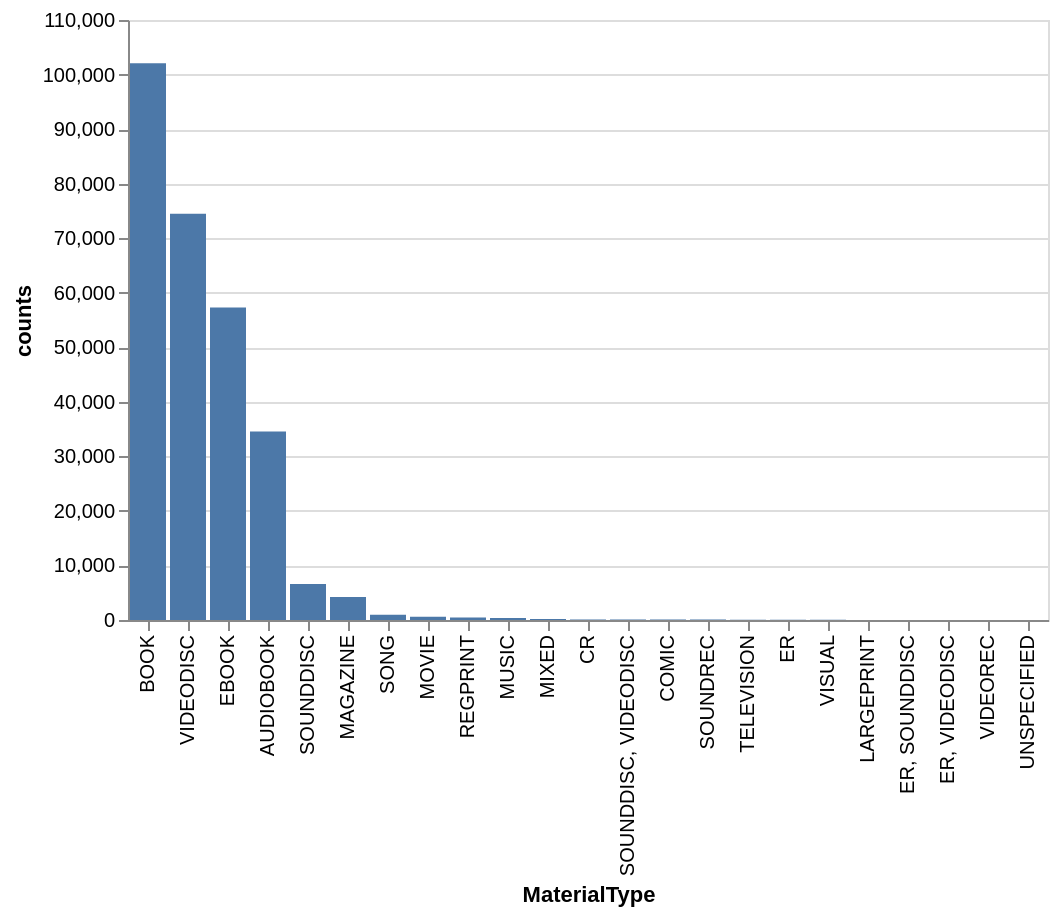

Source (notebook cell):
### Code cell
source = seattle_df['MaterialType'].value_counts().rename_axis('MaterialType').reset_index(name='counts')
alt.Chart(source).mark_bar().encode(
    x=alt.X('MaterialType', sort='-y'),
    y='counts'
)

### Figure 1 — Vega-Lite specification as saved in the notebook (floating-point values rounded to 4 significant figures)
{"config": {"view": {"continuousWidth": 300, "continuousHeight": 300}}, "data": {"name": "data-968481b684d5dfeb3cc118200e184fc7"}, "mark": {"type": "bar"}, "encoding": {"x": {"field": "MaterialType", "sort": "-y", "type": "nominal"}, "y": {"field": "counts", "type": "quantitative"}}, "$schema": "https://vega.github.io/schema/vega-lite/v5.20.1.json", "datasets": {"data-968481b684d5dfeb3cc118200e184fc7": [{"MaterialType": "BOOK", "counts": 102076}, {"MaterialType": "VIDEODISC", "counts": 74473}, {"MaterialType": "EBOOK", "counts": 57299}, {"MaterialType": "AUDIOBOOK", "counts": 34542}, {"MaterialType": "SOUNDDISC", "counts": 6593}, {"MaterialType": "MAGAZINE", "counts": 4197}, {"MaterialType": "SONG", "counts": 975}, {"MaterialType": "MOVIE", "counts": 596}, {"MaterialType": "REGPRINT", "counts": 447}, {"MaterialType": "MUSIC", "counts": 382}, {"MaterialType": "MIXED", "counts": 195}, {"MaterialType": "CR", "counts": 112}, {"MaterialType": "SOUNDDISC, VIDEODISC", "counts": 89}, {"MaterialType": "COMIC", "counts": 83}, {"MaterialType": "SOUNDREC", "counts": 82}, {"MaterialType": "TELEVISION", "counts": 39}, {"MaterialType": "ER", "counts": 34}, {"MaterialType": "VISUAL", "counts": 31}, {"MaterialType": "LARGEPRINT", "counts": 19}, {"MaterialType": "ER, SOUNDDISC", "counts": 10}, {"MaterialType": "ER, VIDEODISC", "counts": 9}, {"MaterialType": "VIDEOREC", "counts": 2}, {"MaterialType": "UNSPECIFIED", "counts": 2}]}}
